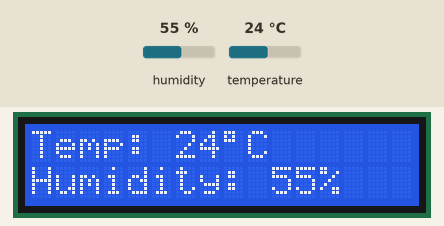
Simulated run of this sketch. Board: Arduino Uno, built with avr-gcc and run on an emulated ATmega328P. Parts: 16×2 character LCD. Inputs (shaded band) come from the test bench; at power-on: humidity 55 %, temperature 24 °C.

Above: at 1.2 s.
1.3 s: humidity set to 22 %
At 2.7 s:
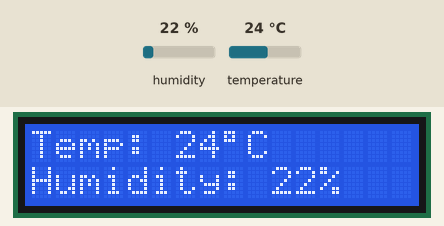
3.1 s: temperature set to 12 °C
At 3.6 s:
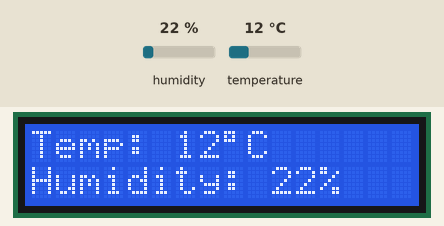
4.7 s: humidity set to 40 %
At 5.7 s:
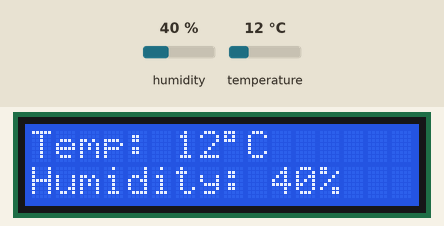
6.2 s: temperature set to 19 °C
At 7.8 s:
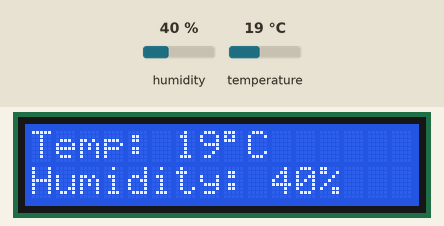
Timing chart, 0 to 8.8 s (numbered marks = the images above; inputs shaded):
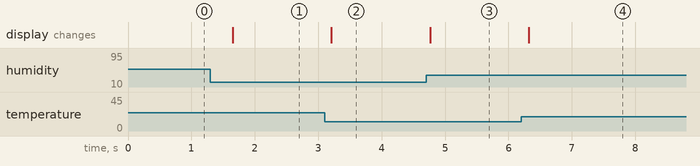

Measured:
- after the input at 1.3 s, the display: changes after 0.35 s (image 1)
- after the input at 3.1 s, the display: changes after 0.11 s (image 2)
- after the input at 4.7 s, the display: changes after 0.07 s (image 3)
- after the input at 6.2 s, the display: changes after 0.12 s (image 4)

The sketch:

dht11_arudino_code_hirentailor.ino
```cpp
#include <SimpleDHT.h>
#include <LiquidCrystal.h>
const int rs = 12, en = 11, d4 = 5, d5 = 4, d6 = 3, d7 = 2;
LiquidCrystal lcd(rs, en, d4, d5, d6, d7);
int pinDHT11 = 8;
SimpleDHT11 dht11;

void setup() {

  lcd.begin(16, 2);
}

void loop() {

  byte temperature = 0;
  byte humidity = 0;
  int err = SimpleDHTErrSuccess;

  if ((err = dht11.read(pinDHT11, &temperature, &humidity, NULL)) != SimpleDHTErrSuccess)
  {
    delay(1000);
    lcd.clear();
    lcd.setCursor(0,0);
    lcd.print("Error");
    return;
  }

  lcd.clear();

  lcd.setCursor(0,0);
  lcd.print("Temp: ");
  lcd.print((int)temperature);
  lcd.print((char)223);
  lcd.print("C");

  lcd.setCursor(0,1);
  lcd.print("Humidity: ");
  lcd.print((int)humidity);
  lcd.print("%");
  delay(750);

}
```
